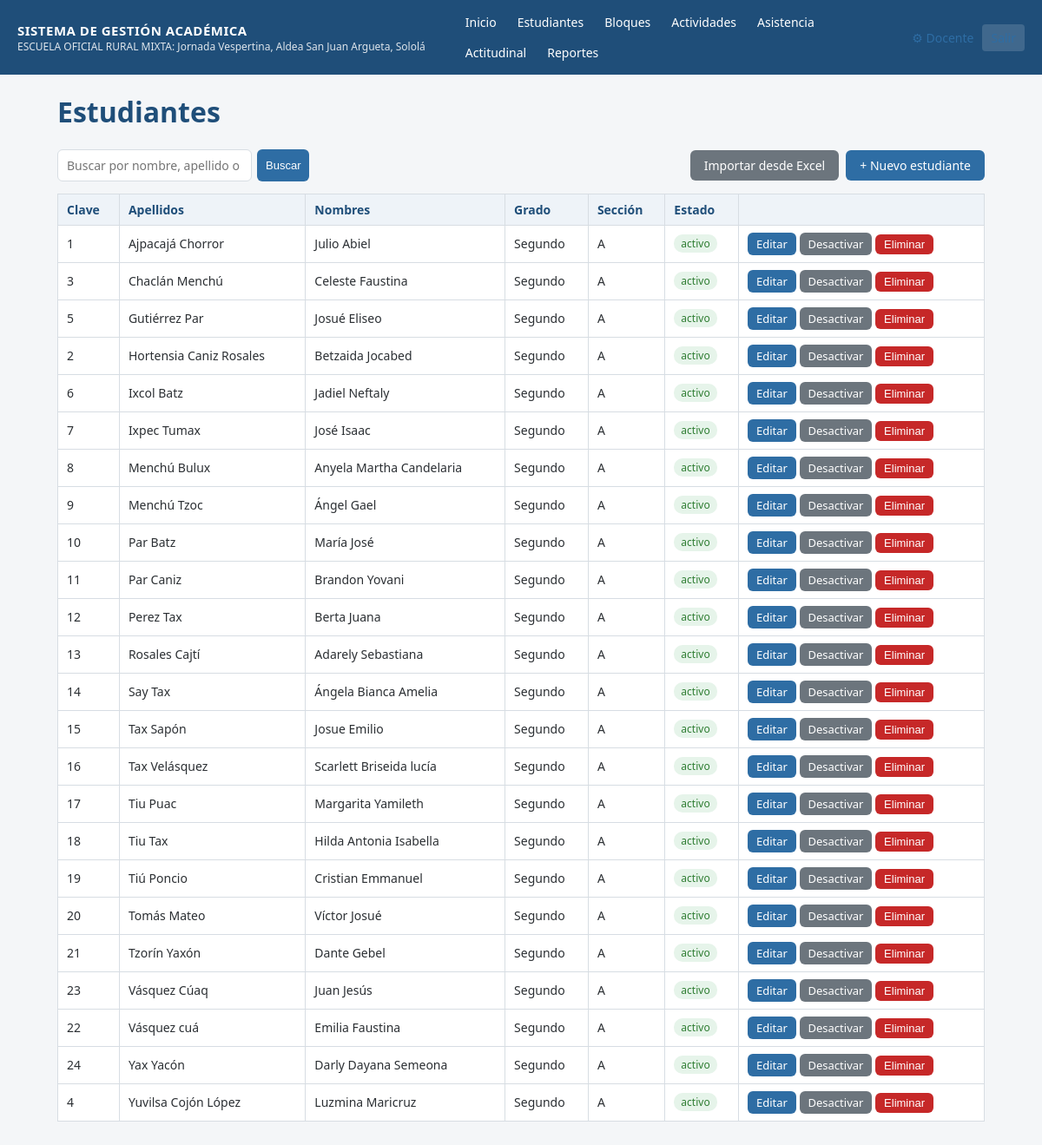
Page /estudiantes (signed in) on the committed database.
### tables this page shows
CREATE TABLE configuracion (
    clave TEXT PRIMARY KEY,
    valor TEXT
);

CREATE TABLE estudiantes (
    id INTEGER PRIMARY KEY AUTOINCREMENT,
    clave TEXT UNIQUE NOT NULL,
    nombres TEXT NOT NULL,
    apellidos TEXT NOT NULL,
    grado TEXT NOT NULL DEFAULT 'Segundo Grado',
    seccion TEXT NOT NULL DEFAULT 'A',
    estado TEXT NOT NULL DEFAULT 'activo'
);

### app.py (the view)
@app.route("/estudiantes")
@login_required
def estudiantes_lista():
    buscar = request.args.get("q", "").strip()
    if buscar:
        like = f"%{buscar}%"
        estudiantes = query(
            """SELECT * FROM estudiantes
               WHERE (nombres LIKE ? OR apellidos LIKE ? OR clave LIKE ?)
               ORDER BY apellidos, nombres""",
            (like, like, like),
        )
    else:
        estudiantes = query("SELECT * FROM estudiantes ORDER BY apellidos, nombres")
    return render_template("estudiantes.html", estudiantes=estudiantes, buscar=buscar)

### app.py (called while the page is built)
def get_db():
    if "db" not in g:
        g.db = sqlite3.connect(DB_PATH)
        g.db.row_factory = sqlite3.Row
        g.db.execute("PRAGMA foreign_keys = ON")
    return g.db

def query(sql, args=(), one=False):
    cur = get_db().execute(sql, args)
    rows = cur.fetchall()
    return (rows[0] if rows else None) if one else rows

def login_required(view):
    @wraps(view)
    def wrapped(*args, **kwargs):
        if not session.get("usuario_id"):
            return redirect(url_for("login"))
        return view(*args, **kwargs)
    return wrapped

@app.context_processor
def inject_globals():
    cfg = {row["clave"]: row["valor"] for row in query("SELECT clave, valor FROM configuracion")}
    return dict(config=cfg, docente_nombre=session.get("nombre"))

### templates/estudiantes.html (shortened to what this page needs)
{% extends "base.html" %}
{% block content %}
<h1>Estudiantes</h1>
<div class="toolbar">
    <form method="get">
        <input type="text" name="q" placeholder="Buscar por nombre, apellido o clave" value="{{ buscar }}">
        <button class="btn btn-sm" type="submit">Buscar</button>
    </form>
    <div style="display:flex; gap:8px;">
        <a class="btn btn-secondary" href="{{ url_for('estudiantes_importar') }}">Importar desde Excel</a>
        <a class="btn" href="{{ url_for('estudiante_nuevo') }}">+ Nuevo estudiante</a>
    </div>
</div>
<table>
    <tr>
        <th>Clave</th><th>Apellidos</th><th>Nombres</th><th>Grado</th><th>Sección</th><th>Estado</th><th></th>
    </tr>
    {% for e in estudiantes %}
    <tr>
        <td>{{ e.clave }}</td>
        <td>{{ e.apellidos }}</td>
        <td>{{ e.nombres }}</td>
        <td>{{ e.grado }}</td>
        <td>{{ e.seccion }}</td>
        <td><span class="badge badge-{{ e.estado }}">{{ e.estado }}</span></td>
        <td>
            <a class="btn btn-sm" href="{{ url_for('estudiante_editar', id=e.id) }}">Editar</a>
            <a class="btn btn-sm btn-secondary" href="{{ url_for('estudiante_desactivar', id=e.id) }}">
                {{ 'Desactivar' if e.estado == 'activo' else 'Activar' }}
            </a>
            <form method="post" action="{{ url_for('estudiante_eliminar', id=e.id) }}" style="display:inline"
                  onsubmit="return confirm('¿Eliminar PERMANENTEMENTE a {{ e.nombres }} {{ e.apellidos }}? Se borrarán también sus calificaciones, asistencias y evaluaciones. Esta acción no se puede deshacer.');">
                <button class="btn btn-sm btn-danger" type="submit">Eliminar</button>
            </form>
        </td>
    </tr>
    {% else %}
    <tr><td colspan="7">No hay estudiantes registrados.</td></tr>
    {% endfor %}
</table>
{% endblock %}

### templates/base.html (shortened to what this page needs)
<!DOCTYPE html>
<html lang="es">
<head>
<link rel="stylesheet" href="{{ url_for('static', filename='style.css') }}">
</head>
<body>
{% if session.get('usuario_id') %}
<header class="topbar no-print">
    <div class="brand">
        <span class="brand-title">SISTEMA DE GESTIÓN ACADÉMICA</span>
        <span class="brand-sub">{{ config.get('nombre_establecimiento','') }}</span>
    </div>
    <nav>
        <a href="{{ url_for('dashboard') }}">Inicio</a>
        <a href="{{ url_for('estudiantes_lista') }}">Estudiantes</a>
        <a href="{{ url_for('bloques') }}">Bloques</a>
        <a href="{{ url_for('actividades_lista') }}">Actividades</a>
        <a href="{{ url_for('asistencia') }}">Asistencia</a>
        <a href="{{ url_for('actitudinal') }}">Actitudinal</a>
        <a href="{{ url_for('reportes_index') }}">Reportes</a>
    </nav>
    <div class="user-box">
        <a href="{{ url_for('configuracion') }}" title="Mi cuenta y áreas/cursos">⚙ {{ docente_nombre }}</a>
        <a href="{{ url_for('logout') }}" class="logout">Salir</a>
    </div>
</header>
{% endif %}
<main class="container">
    {% block content %}{% endblock %}
</main>
</body>
</html>

### static/style.css (style rules this page uses)
:root { --azul: #1f4e79; --azul-claro: #2e6da4; --gris: #f4f6f8; --borde: #d7dde3; --verde: #2e7d32; --rojo: #c62828; --texto: #2b2f33; }
* { box-sizing: border-box; }
body { margin: 0; font-family: "Segoe UI", Arial, sans-serif; background: var(--gris); color: var(--texto); }
a { color: var(--azul-claro); text-decoration: none; }
.topbar { background: var(--azul); color: #fff; display: flex; align-items: center; flex-wrap: wrap; gap: 16px; padding: 10px 20px; }
.brand { display: flex; flex-direction: column; margin-right: 20px; }
.brand-title { font-weight: 700; font-size: 15px; letter-spacing: .5px; }
.brand-sub { font-size: 12px; opacity: .85; }
.topbar nav { display: flex; flex-wrap: wrap; gap: 4px; flex: 1; }
.topbar nav a { color: #fff; padding: 6px 10px; border-radius: 4px; font-size: 14px; }
.user-box { display: flex; align-items: center; gap: 10px; font-size: 14px; }
.logout { background: rgba(255,255,255,.15); padding: 6px 10px; border-radius: 4px; }
.container { max-width: 1100px; margin: 20px auto; padding: 0 16px 60px; }
h1, h2, h3 { color: var(--azul); }
.toolbar { display: flex; justify-content: space-between; align-items: center; flex-wrap: wrap; gap: 10px; margin-bottom: 14px; }
.toolbar form { display: flex; gap: 6px; }
table { border-collapse: collapse; width: 100%; background: #fff; font-size: 14px; }
table th, table td { border: 1px solid var(--borde); padding: 8px 10px; text-align: left; }
table th { background: #eef3f8; color: var(--azul); }
.btn { display: inline-block; background: var(--azul-claro); color: #fff; border: none; padding: 8px 16px; border-radius: 6px; cursor: pointer; font-size: 14px; }
.btn-secondary { background: #6c757d; }
.btn-danger { background: var(--rojo); }
.btn-sm { padding: 4px 10px; font-size: 13px; }
input, select, textarea { padding: 8px 10px; border: 1px solid var(--borde); border-radius: 6px; font-size: 14px; font-family: inherit; }
.badge { display: inline-block; padding: 2px 8px; border-radius: 10px; font-size: 12px; }
.badge-activo { background: #e6f4ea; color: var(--verde); }

### rows in the picture
configuracion: get "ESCUELA OFICIAL RURAL MIXTA: Jornada Vespertina, Aldea San Juan Argueta, Sololá"
estudiantes: clave "1", apellidos "Ajpacajá Chorror", nombres "Julio Abiel", grado "Segundo", seccion "A", estado "activo", estado "Desactivar"
estudiantes: clave "3", apellidos "Chaclán Menchú", nombres "Celeste Faustina", grado "Segundo", seccion "A", estado "activo", estado "Desactivar"
estudiantes: clave "5", apellidos "Gutiérrez Par", nombres "Josué Eliseo", grado "Segundo", seccion "A", estado "activo", estado "Desactivar"
estudiantes: clave "2", apellidos "Hortensia Caniz Rosales", nombres "Betzaida Jocabed", grado "Segundo", seccion "A", estado "activo", estado "Desactivar"
estudiantes: clave "6", apellidos "Ixcol Batz", nombres "Jadiel Neftaly", grado "Segundo", seccion "A", estado "activo", estado "Desactivar"
estudiantes: clave "7", apellidos "Ixpec Tumax", nombres "José Isaac", grado "Segundo", seccion "A", estado "activo", estado "Desactivar"
estudiantes: clave "8", apellidos "Menchú Bulux", nombres "Anyela Martha Candelaria", grado "Segundo", seccion "A", estado "activo", estado "Desactivar"
estudiantes: clave "9", apellidos "Menchú Tzoc", nombres "Ángel Gael", grado "Segundo", seccion "A", estado "activo", estado "Desactivar"
estudiantes: clave "10", apellidos "Par Batz", nombres "María José", grado "Segundo", seccion "A", estado "activo", estado "Desactivar"
estudiantes: clave "11", apellidos "Par Caniz", nombres "Brandon Yovani", grado "Segundo", seccion "A", estado "activo", estado "Desactivar"
estudiantes: clave "12", apellidos "Perez Tax", nombres "Berta Juana", grado "Segundo", seccion "A", estado "activo", estado "Desactivar"
estudiantes: clave "13", apellidos "Rosales Cajtí", nombres "Adarely Sebastiana", grado "Segundo", seccion "A", estado "activo", estado "Desactivar"
estudiantes: clave "14", apellidos "Say Tax", nombres "Ángela Bianca Amelia", grado "Segundo", seccion "A", estado "activo", estado "Desactivar"
estudiantes: clave "15", apellidos "Tax Sapón", nombres "Josue Emilio", grado "Segundo", seccion "A", estado "activo", estado "Desactivar"
estudiantes: clave "16", apellidos "Tax Velásquez", nombres "Scarlett Briseida lucía", grado "Segundo", seccion "A", estado "activo", estado "Desactivar"
estudiantes: clave "17", apellidos "Tiu Puac", nombres "Margarita Yamileth", grado "Segundo", seccion "A", estado "activo", estado "Desactivar"
estudiantes: clave "18", apellidos "Tiu Tax", nombres "Hilda Antonia Isabella", grado "Segundo", seccion "A", estado "activo", estado "Desactivar"
estudiantes: clave "19", apellidos "Tiú Poncio", nombres "Cristian Emmanuel", grado "Segundo", seccion "A", estado "activo", estado "Desactivar"
estudiantes: clave "20", apellidos "Tomás Mateo", nombres "Víctor Josué", grado "Segundo", seccion "A", estado "activo", estado "Desactivar"
estudiantes: clave "21", apellidos "Tzorín Yaxón", nombres "Dante Gebel", grado "Segundo", seccion "A", estado "activo", estado "Desactivar"
estudiantes: clave "23", apellidos "Vásquez Cúaq", nombres "Juan Jesús", grado "Segundo", seccion "A", estado "activo", estado "Desactivar"
estudiantes: clave "22", apellidos "Vásquez cuá", nombres "Emilia Faustina", grado "Segundo", seccion "A", estado "activo", estado "Desactivar"
estudiantes: clave "24", apellidos "Yax Yacón", nombres "Darly Dayana Semeona", grado "Segundo", seccion "A", estado "activo", estado "Desactivar"
estudiantes: clave "4", apellidos "Yuvilsa Cojón López", nombres "Luzmina Maricruz", grado "Segundo", seccion "A", estado "activo", estado "Desactivar"

### other values in the picture
{{ docente_nombre }} "Docente"
